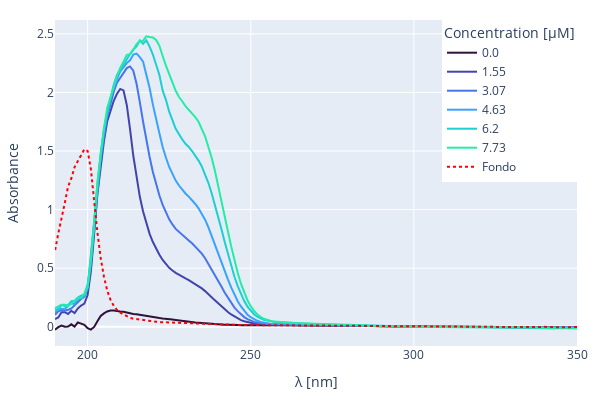

Notebook code for this chart:
### Code cell
fig = go.Figure()

colors = px.colors.sequential.Turbo

for i in range(6):
    #spectrum = pd.read_csv(f'./data/C{i}.TXT', sep='\t', header=None, skiprows=19)  # Adjust the delimiter if necessary
    spectrumt2 = pd.read_csv(f'./data/C{i}2.TXT', sep='\t', header=None, skiprows=19)  # Adjust the delimiter if necessary
    #spectrum.columns = ['Wavelength', 'Absorbance']
    spectrumt2.columns = ['Wavelength', 'Absorbance']
    #spectrum = spectrum.dropna()
    spectrumt2 = spectrumt2.dropna()
    
    # tolgo il fondo
    #spectrum['Absorbance'] = spectrum['Absorbance'] - fondo['Absorbance']
    spectrumt2['Absorbance'] = spectrumt2['Absorbance'] - fondo['Absorbance']

    # appaio code:
    # coda = spectrum['Absorbance'][spectrum['Wavelength'] == 340].values[0]
    coda2 = np.mean(spectrumt2['Absorbance'][spectrumt2['Wavelength'] > 270])
    # print(coda2)
    # spectrum['Absorbance'] = spectrum['Absorbance'] - coda
    spectrumt2['Absorbance'] = spectrumt2['Absorbance'] - coda2

    # Export spectrumt2 to CSV for each concentration
    spectrumt2.to_csv(f'./data/C{i}2_processed.csv', index=False)

    #fig.add_trace(go.Scatter(x=spectrum['Wavelength'], y=spectrum['Absorbance'], mode='lines', name=f'C{i}', line_color=colors[i]))
    fig.add_trace(go.Scatter(x=spectrumt2['Wavelength'], y=spectrumt2['Absorbance'], mode='lines', name=f"{np.round(concentrazioni[i],2)}", line_color=colors[i]))

fig.add_trace(go.Scatter(x=fondo['Wavelength'], y=fondo['Absorbance'], mode='lines', name='Fondo', line_color='red', line=dict(dash='dot')))

fig.update_layout(
    xaxis_title='λ [nm]',
    yaxis_title='Absorbance',
    legend_title='Concentration [µM]',
    width=600,
    height=400,
    legend=dict(
        x=1,
        y=1,
        xanchor='right',
        yanchor='top',
    ),
    margin=dict(l=20, r=20, t=20, b=20),
    # xaxis_range=[190, 270]
)

fig.show()

### Figure 1 — Plotly figure (JSON) as saved in the notebook; plotly's stock layout.template omitted (floating-point values rounded to 4 significant figures; data arrays with more than 128 entries replaced by an {"elided": "..."} marker saying what was removed)
{"data": [{"line": {"color": "#30123b"}, "mode": "lines", "name": "0.0", "type": "scatter", "x": {"elided": "161 float values"}, "y": {"elided": "161 float values"}}, {"line": {"color": "#4145ab"}, "mode": "lines", "name": "1.55", "type": "scatter", "x": {"elided": "161 float values"}, "y": {"elided": "161 float values"}}, {"line": {"color": "#4675ed"}, "mode": "lines", "name": "3.07", "type": "scatter", "x": {"elided": "161 float values"}, "y": {"elided": "161 float values"}}, {"line": {"color": "#39a2fc"}, "mode": "lines", "name": "4.63", "type": "scatter", "x": {"elided": "161 float values"}, "y": {"elided": "161 float values"}}, {"line": {"color": "#1bcfd4"}, "mode": "lines", "name": "6.2", "type": "scatter", "x": {"elided": "161 float values"}, "y": {"elided": "161 float values"}}, {"line": {"color": "#24eca6"}, "mode": "lines", "name": "7.73", "type": "scatter", "x": {"elided": "161 float values"}, "y": {"elided": "161 float values"}}, {"line": {"color": "red", "dash": "dot"}, "mode": "lines", "name": "Fondo", "type": "scatter", "x": {"elided": "161 float values"}, "y": {"elided": "161 float values"}}], "layout": {"height": 400, "legend": {"title": {"text": "Concentration [µM]"}, "x": 1, "xanchor": "right", "y": 1, "yanchor": "top"}, "margin": {"b": 20, "l": 20, "r": 20, "t": 20}, "width": 600, "xaxis": {"title": {"text": "λ [nm]"}}, "yaxis": {"title": {"text": "Absorbance"}}}}
